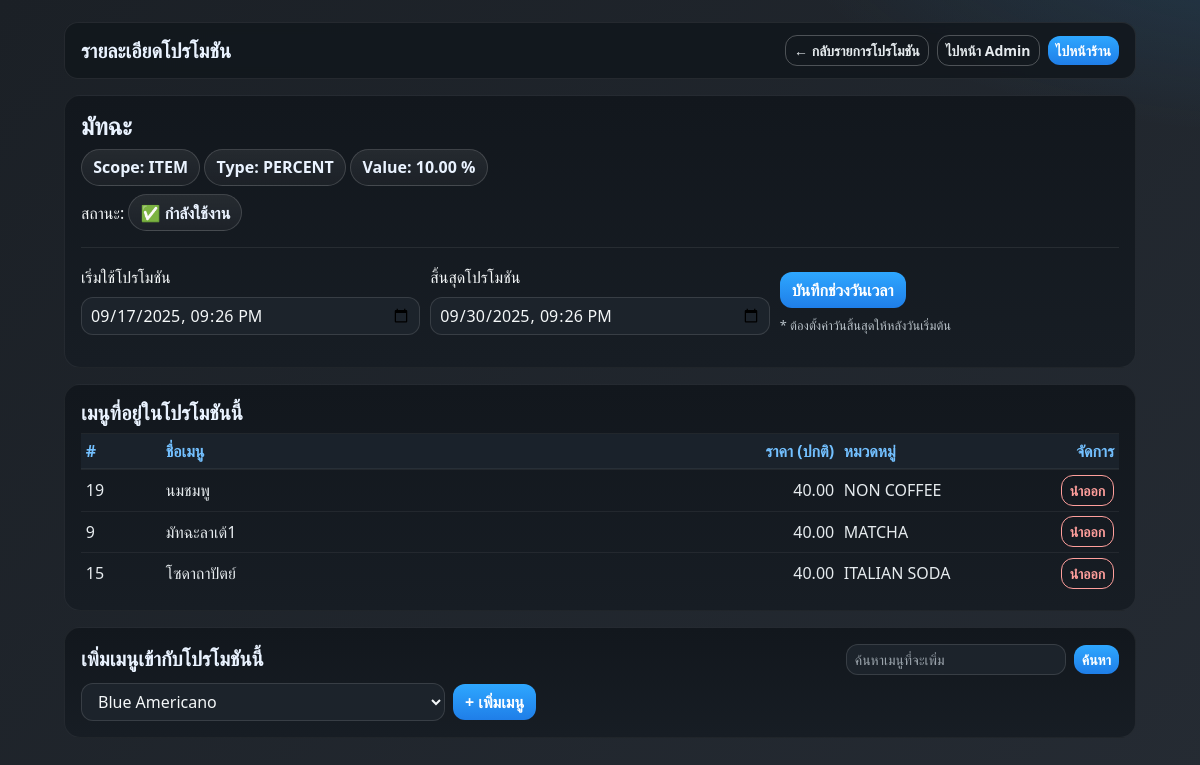
The page /admin/promo_detail.php?id=8 on the database its author committed.
### tables this page shows
CREATE TABLE IF NOT EXISTS `promotions` (
  `promo_id` int(11) NOT NULL AUTO_INCREMENT,
  `name` varchar(100) NOT NULL,
  `scope` enum('ORDER','ITEM') NOT NULL DEFAULT 'ITEM',
  `discount_type` enum('PERCENT','FIXED') NOT NULL DEFAULT 'PERCENT',
  `discount_value` decimal(10,2) NOT NULL,
  `min_order_total` decimal(10,2) DEFAULT NULL,
  `max_discount` decimal(10,2) DEFAULT NULL,
  `start_at` datetime NOT NULL,
  `end_at` datetime NOT NULL,
  `is_active` tinyint(1) NOT NULL DEFAULT 1,
  `usage_limit` int(11) DEFAULT NULL,
  `used_count` int(11) NOT NULL DEFAULT 0,
  `created_at` datetime NOT NULL DEFAULT current_timestamp(),
  `updated_at` datetime NOT NULL DEFAULT current_timestamp() ON UPDATE current_timestamp(),
  PRIMARY KEY (`promo_id`)
);

CREATE TABLE IF NOT EXISTS `menu` (
  `menu_id` int(11) NOT NULL AUTO_INCREMENT,
  `category_id` int(11) NOT NULL,
  `name` varchar(100) NOT NULL,
  `price` decimal(10,2) NOT NULL,
  `description` varchar(255) DEFAULT NULL,
  `image` varchar(255) DEFAULT NULL,
  `is_active` tinyint(1) NOT NULL DEFAULT 1,
  `current_recipe_id` int(11) DEFAULT NULL,
  PRIMARY KEY (`menu_id`),
  KEY `fk_menu_category` (`category_id`),
  KEY `fk_menu_current_recipe` (`current_recipe_id`),
  CONSTRAINT `fk_menu_category` FOREIGN KEY (`category_id`) REFERENCES `categories` (`category_id`) ON DELETE CASCADE ON UPDATE CASCADE,
  CONSTRAINT `fk_menu_current_recipe` FOREIGN KEY (`current_recipe_id`) REFERENCES `recipe_headers` (`recipe_id`) ON DELETE SET NULL ON UPDATE CASCADE
);

CREATE TABLE IF NOT EXISTS `categories` (
  `category_id` int(11) NOT NULL AUTO_INCREMENT,
  `category_name` varchar(100) NOT NULL,
  `position` int(11) NOT NULL DEFAULT 0,
  `is_active` tinyint(1) NOT NULL DEFAULT 1,
  PRIMARY KEY (`category_id`)
);

### admin/promo_detail.php (the view, shortened to what this page needs)
<?php
require __DIR__ . '/../db.php';
$conn->set_charset('utf8mb4');
try { $conn->query("SET time_zone = 'Asia/Bangkok'"); }
catch (\mysqli_sql_exception $e) { $conn->query("SET time_zone = '+07:00'"); }
function h($s){ return htmlspecialchars((string)$s, ENT_QUOTES, 'UTF-8'); }
function baht($n){ return number_format((float)$n, 2); }
function dt_input_val(?string $dbDt): string {
  try {
    $dt = new DateTime($dbDt, new DateTimeZone('Asia/Bangkok'));
    return $dt->format('Y-m-d\TH:i');
  } catch (\Exception $e) { return ''; }
}
$promo_id = isset($_GET['id']) ? (int)$_GET['id'] : 0;
$stmt = $conn->prepare("SELECT promo_id, name, scope, discount_type, discount_value, min_order_total, max_discount, start_at, end_at, is_active FROM promotions WHERE promo_id=?");
$stmt->bind_param('i', $promo_id);
$stmt->execute();
$promo = $stmt->get_result()->fetch_assoc();
$menus_in = [];
$stmt = $conn->prepare("
  SELECT m.menu_id, m.name, m.price, m.image, c.category_name
  FROM promotion_items pi
  JOIN menu m ON m.menu_id = pi.menu_id
  LEFT JOIN categories c ON c.category_id = m.category_id
  WHERE pi.promo_id=?
  ORDER BY m.name
");
$stmt->bind_param('i', $promo_id);
$stmt->execute();
$res = $stmt->get_result();
while($r = $res->fetch_assoc()) $menus_in[] = $r;
$q = trim((string)($_GET['q'] ?? ''));
if ($q !== '') {
  $stmt = $conn->prepare("
    SELECT m.menu_id, m.name
    FROM menu m
    WHERE m.menu_id NOT IN (SELECT menu_id FROM promotion_items WHERE promo_id = ?)
      AND m.name LIKE ?
    ORDER BY m.name
  ");
  $kw = '%'.$q.'%';
  $stmt->bind_param('is', $promo_id, $kw);
} else {
  $stmt = $conn->prepare("
    SELECT m.menu_id, m.name
    FROM menu m
    WHERE m.menu_id NOT IN (SELECT menu_id FROM promotion_items WHERE promo_id = ?)
    ORDER BY m.name
  ");
  $stmt->bind_param('i', $promo_id);
}
$stmt->execute();
$menus_not_in = $stmt->get_result();
?>
<!doctype html>
<html lang="th">
<head>
<link rel="stylesheet"
 href="https://stackpath.bootstrapcdn.com/bootstrap/4.5.2/css/bootstrap.min.css">
<link rel="stylesheet"
 href="https://cdn.jsdelivr.net/npm/bootstrap-icons@1.10.5/font/bootstrap-icons.css">
</head>
<body>
<div class="wrap">
  <div class="topbar d-flex align-items-center justify-content-between mb-3">
    <div>
      <div class="h5 m-0 h-title">รายละเอียดโปรโมชัน </div>
    </div>
    <div class="d-flex align-items-center">
      <a href="promo_create.php" class="btn btn-outline-light btn-sm mr-2">← กลับรายการโปรโมชัน</a>
      <a href="adminmenu.php" class="btn btn-outline-light btn-sm mr-2">ไปหน้า Admin</a>
      <a href="../front_store/front_store.php" class="btn btn-ghost btn-sm">ไปหน้าร้าน</a>
    </div>
  </div>
  <div class="cardx mb-3">
    <div class="d-flex justify-content-between align-items-start flex-wrap">
      <div class="mr-3">
        <div class="h4 mb-2 h-title"><?= h($promo['name']) ?></div>
        <div class="mb-2">
          <span class="badge-pillx">Scope: <?= h($promo['scope']) ?></span>
          <span class="badge-pillx">Type: <?= h($promo['discount_type']) ?></span>
          <span class="badge-pillx">Value: <?= h($promo['discount_type']==='PERCENT' ? baht($promo['discount_value']).' %' : baht($promo['discount_value']).' ฿') ?></span>
        </div>
        <div class="mt-2">
          สถานะ:
          <?php if($promo['is_active']): ?>
            <span class="badge-pillx">✅ กำลังใช้งาน</span>
          <?php else: ?>
            <span class="badge-pillx badge-pill-danger">❌ ปิดอยู่</span>
          <?php endif; ?>
        </div>
      </div>
    </div>
    <hr style="border-color: rgba(255,255,255,.08)">
    <div class="mt-2">
      <form method="post" class="form-row align-items-end">
        <div class="form-group col-md-4">
          <label for="start_at">เริ่มใช้โปรโมชัน</label>
          <input id="start_at" name="start_at" type="datetime-local"
                 class="form-control"
                 value="<?= h(dt_input_val($promo['start_at'])) ?>"
                 required>
        </div>
        <div class="form-group col-md-4">
          <label for="end_at">สิ้นสุดโปรโมชัน</label>
          <input id="end_at" name="end_at" type="datetime-local"
                 class="form-control"
                 value="<?= h(dt_input_val($promo['end_at'])) ?>"
                 required>
        </div>
        <div class="form-group col-md-4">
          <button class="btn btn-primary" style="margin-top: 8px;">บันทึกช่วงวันเวลา</button>
          <small class="d-block small-note mt-2">* ต้องตั้งค่าวันสิ้นสุดให้หลังวันเริ่มต้น</small>
        </div>
      </form>
    </div>
  </div>
  <div class="cardx mb-3">
    <div class="d-flex justify-content-between align-items-center mb-2">
      <div class="h5 m-0 h-title">เมนูที่อยู่ในโปรโมชันนี้</div>
    </div>
    <div class="table-responsive">
      <table class="table table-sm mb-0">
        <thead>
          <tr>
            <th style="width:80px">#</th>
            <th>ชื่อเมนู</th>
            <th style="width:140px" class="text-right">ราคา (ปกติ)</th>
            <th style="width:160px">หมวดหมู่</th>
            <th style="width:120px" class="text-right">จัดการ</th>
          </tr>
        </thead>
        <tbody>
          <?php if (empty($menus_in)): ?>
            <tr><td colspan="5" class="text-center small-note">ยังไม่มีเมนูในโปรนี้</td></tr>
          <?php else: foreach($menus_in as $m): ?>
            <tr>
              <td><?= (int)$m['menu_id'] ?></td>
              <td><?= h($m['name']) ?></td>
              <td class="text-right"><?= baht($m['price']) ?></td>
              <td><?= h($m['category_name'] ?? '-') ?></td>
              <td class="text-right">
                <form method="post" class="d-inline" onsubmit="return confirm('นำเมนูนี้ออกจากโปร?');">
                  <button class="btn btn-sm btn-outline-light" style="border-color:#ff9f9c;color:#ff9f9c">นำออก</button>
                </form>
              </td>
            </tr>
          <?php endforeach; endif; ?>
        </tbody>
      </table>
    </div>
  </div>
  <div class="cardx">
    <div class="d-flex justify-content-between align-items-center mb-2">
      <div class="h5 m-0 h-title">เพิ่มเมนูเข้ากับโปรโมชันนี้</div>
      <form class="form-inline" method="get" action="promo_detail.php">
        <input name="q" class="form-control form-control-sm searchbox mr-2"
               value="<?= h($q) ?>"
               type="search" placeholder="ค้นหาเมนูที่จะเพิ่ม">
        <button class="btn btn-sm btn-ghost">ค้นหา</button>
      </form>
    </div>
    <form method="post" class="form-inline">
      <select name="menu_id" class="form-control mr-2" required>
        <?php if ($menus_not_in && $menus_not_in->num_rows > 0): ?>
          <?php while($mi = $menus_not_in->fetch_assoc()): ?>
            <option value="<?= (int)$mi['menu_id'] ?>"><?= h($mi['name']) ?></option>
          <?php endwhile; ?>
        <?php else: ?>
          <option value="">— ไม่มีเมนูให้เพิ่ม —</option>
        <?php endif; ?>
      </select>
      <button class="btn btn-primary">+ เพิ่มเมนู</button>
    </form>
  </div>
</div>
</body>
</html>

### admin/promo_detail.php (style rules this page uses)
:root { --text-strong:#F4F7F8; --text-normal:#E6EBEE; --text-muted:#B9C2C9; --bg-grad1:#1b2026; --bg-grad2:#252b33; --surface:#12171d; --surface-2:#171d24; --surface-3:#1c232b; --ink:#F4F7F8; --ink-muted:#CFEAED; --brand-900:#EAF3FF; --brand-700:#C9DCF9; --brand-500:#2EA7FF; --brand-400:#1F7EE8; --brand-300:#73C0FF; --ok:#22C55E; --danger:#E53935; }
html,body { height:100% }
body { margin:0; background: radial-gradient(900px 360px at 110% -10%, rgba(46,167,255,.16), transparent 60%), linear-gradient(135deg,var(--bg-grad1),var(--bg-grad2)); color:var(--text-strong); font-family:"Segoe UI",Tahoma,Arial,sans-serif; }
.wrap { max-width:1100px; margin:22px auto; padding:0 14px }
.topbar { position:sticky; top:0; z-index:50; padding:12px 16px; border-radius:14px; background:rgba(18,23,29,.88); border:1px solid rgba(255,255,255,.08); backdrop-filter: blur(6px); }
.topbar .btn { border-radius:12px }
.cardx { background: linear-gradient(180deg,var(--surface),var(--surface-2)); color: var(--ink); border:1px solid rgba(255,255,255,.06); border-radius:16px; padding:16px; }
.badge-pillx { display:inline-block; padding:.35rem .7rem; border-radius:999px; background:linear-gradient(180deg,rgba(255,255,255,.08),rgba(255,255,255,.04)); border:1px solid rgba(255,255,255,.15); color:var(--brand-900); font-weight:800 }
.btn-ghost { background: linear-gradient(180deg, var(--brand-500), var(--brand-400)); border:0; color:#fff; font-weight:900; border-radius:12px; }
.btn-outline-light { color:var(--text-normal); border-color:rgba(255,255,255,.25); border-radius:12px; font-weight:800 }
.btn-primary { background:linear-gradient(180deg,var(--brand-500),var(--brand-400)); border:0; border-radius:12px; font-weight:900; color:#fff; }
.searchbox, .form-control, .custom-select { background: var(--surface-3); border:1.5px solid rgba(255,255,255,.12); border-radius:12px; color:var(--text-strong); }
.searchbox::placeholder, .form-control::placeholder { color:#9aa3ab }
input[type="datetime-local"] { background: var(--surface-3); color: var(--text-strong); border:1.5px solid rgba(255,255,255,.12); border-radius:12px; padding:.375rem .5rem; }
.table thead th { background:#1a222b; color:var(--brand-300); border-bottom:2px solid rgba(255,255,255,.08); font-weight:800 }
.table td, .table th { border-color:rgba(255,255,255,.06)!important; color:var(--text-normal); vertical-align: middle !important; }
.h-title { color:var(--brand-900); font-weight:900 }
.small-note { color:var(--text-muted) }
select, .custom-select, .form-control { color: var(--text-strong) !important; }
select option, .custom-select option, select optgroup { color: var(--text-strong) !important; background-color: var(--surface-3) !important; }
select option:checked, .custom-select option:checked { color: #fff !important; background: linear-gradient(180deg, #2a9aa1, #137d84) !important; }
.btn, .cardx, .topbar { box-shadow: none !important; }

### rows shown on the page
promotions: name "มัทฉะ", scope "ITEM", discount_type "PERCENT", discount_type+discount_value "10.00 %", start_at "09/17/2025 21:26", end_at "09/30/2025 21:26"
menu: menu_id "19", name "นมชมพู", price "40.00", category.category_name "NON COFFEE"
menu: menu_id "9", name "มัทฉะลาเต้1", price "40.00", category.category_name "MATCHA"
menu: menu_id "15", name "โซดาถาปัตย์", price "40.00", category.category_name "ITALIAN SODA"

### other values the page prints
form field menu_id "Blue Americano"
